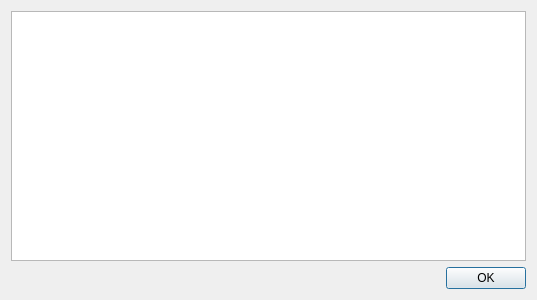
<?xml version="1.0" encoding="UTF-8"?>
<ui version="4.0">
 <class>LicenseWindow</class>
 <widget class="QDialog" name="LicenseWindow">
  <property name="geometry">
   <rect>
    <x>0</x>
    <y>0</y>
    <width>537</width>
    <height>300</height>
   </rect>
  </property>
  <property name="windowTitle">
   <string>License</string>
  </property>
  <layout class="QVBoxLayout" name="verticalLayout">
   <item>
    <widget class="QPlainTextEdit" name="plainTextEdit">
     <property name="readOnly">
      <bool>true</bool>
     </property>
    </widget>
   </item>
   <item>
    <widget class="QDialogButtonBox" name="buttonBox">
     <property name="orientation">
      <enum>Qt::Horizontal</enum>
     </property>
     <property name="standardButtons">
      <set>QDialogButtonBox::Ok</set>
     </property>
    </widget>
   </item>
  </layout>
 </widget>
 <resources/>
 <connections>
  <connection>
   <sender>buttonBox</sender>
   <signal>accepted()</signal>
   <receiver>LicenseWindow</receiver>
   <slot>accept()</slot>
   <hints>
    <hint type="sourcelabel">
     <x>248</x>
     <y>254</y>
    </hint>
    <hint type="destinationlabel">
     <x>157</x>
     <y>274</y>
    </hint>
   </hints>
  </connection>
  <connection>
   <sender>buttonBox</sender>
   <signal>rejected()</signal>
   <receiver>LicenseWindow</receiver>
   <slot>reject()</slot>
   <hints>
    <hint type="sourcelabel">
     <x>316</x>
     <y>260</y>
    </hint>
    <hint type="destinationlabel">
     <x>286</x>
     <y>274</y>
    </hint>
   </hints>
  </connection>
 </connections>
</ui>
